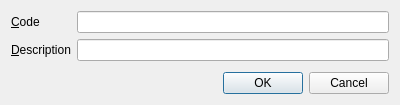
<?xml version="1.0" encoding="UTF-8"?>
<ui version="4.0">
 <class>getToolkitDialog</class>
 <widget class="QDialog" name="getToolkitDialog">
  <property name="geometry">
   <rect>
    <x>0</x>
    <y>0</y>
    <width>400</width>
    <height>105</height>
   </rect>
  </property>
  <property name="windowTitle">
   <string>Get Toolkit</string>
  </property>
  <property name="windowIcon">
   <iconset resource="resources.qrc">
    <normaloff>:/images/OSBM_Logo.png</normaloff>:/images/OSBM_Logo.png</iconset>
  </property>
  <layout class="QGridLayout" name="gridLayout">
   <item row="0" column="0">
    <layout class="QFormLayout" name="formLayout">
     <item row="0" column="0">
      <widget class="QLabel" name="labelCode">
       <property name="text">
        <string>&amp;Code</string>
       </property>
       <property name="buddy">
        <cstring>nameEdit</cstring>
       </property>
      </widget>
     </item>
     <item row="0" column="1">
      <widget class="QLineEdit" name="nameEdit"/>
     </item>
     <item row="1" column="0">
      <widget class="QLabel" name="labelName">
       <property name="text">
        <string>&amp;Description</string>
       </property>
       <property name="buddy">
        <cstring>descriptionEdit</cstring>
       </property>
      </widget>
     </item>
     <item row="1" column="1">
      <widget class="QLineEdit" name="descriptionEdit"/>
     </item>
    </layout>
   </item>
   <item row="1" column="0">
    <widget class="QDialogButtonBox" name="buttonBox">
     <property name="orientation">
      <enum>Qt::Horizontal</enum>
     </property>
     <property name="standardButtons">
      <set>QDialogButtonBox::Cancel|QDialogButtonBox::Ok</set>
     </property>
    </widget>
   </item>
  </layout>
 </widget>
 <tabstops>
  <tabstop>nameEdit</tabstop>
  <tabstop>descriptionEdit</tabstop>
 </tabstops>
 <resources>
  <include location="resources.qrc"/>
 </resources>
 <connections>
  <connection>
   <sender>buttonBox</sender>
   <signal>accepted()</signal>
   <receiver>getToolkitDialog</receiver>
   <slot>accept()</slot>
   <hints>
    <hint type="sourcelabel">
     <x>248</x>
     <y>254</y>
    </hint>
    <hint type="destinationlabel">
     <x>157</x>
     <y>274</y>
    </hint>
   </hints>
  </connection>
  <connection>
   <sender>buttonBox</sender>
   <signal>rejected()</signal>
   <receiver>getToolkitDialog</receiver>
   <slot>reject()</slot>
   <hints>
    <hint type="sourcelabel">
     <x>316</x>
     <y>260</y>
    </hint>
    <hint type="destinationlabel">
     <x>286</x>
     <y>274</y>
    </hint>
   </hints>
  </connection>
 </connections>
</ui>
